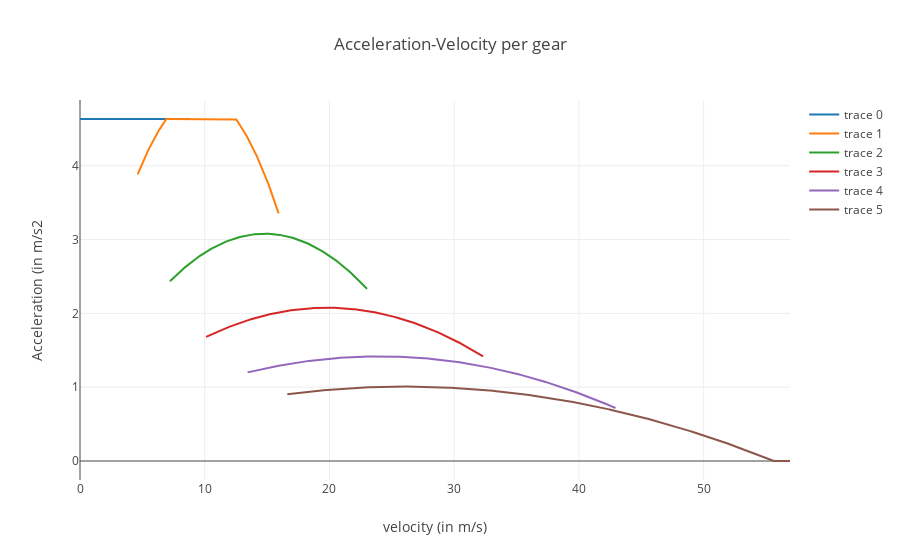

Notebook code cell kept with this figure:
### Code cell
# plots final acceleration curve per gear.
outputs = sol['outputs'] # outputs of the dispatcher
layout = go.Layout(title="Acceleration-Velocity per gear",
                xaxis=dict(title='velocity (in m/s)'),
                yaxis=dict(title='Acceleration (in m/s2'))
data = outputs['discrete_acceleration_curves']
fig = go.Figure(data=data, layout=layout)
iplot(fig)
